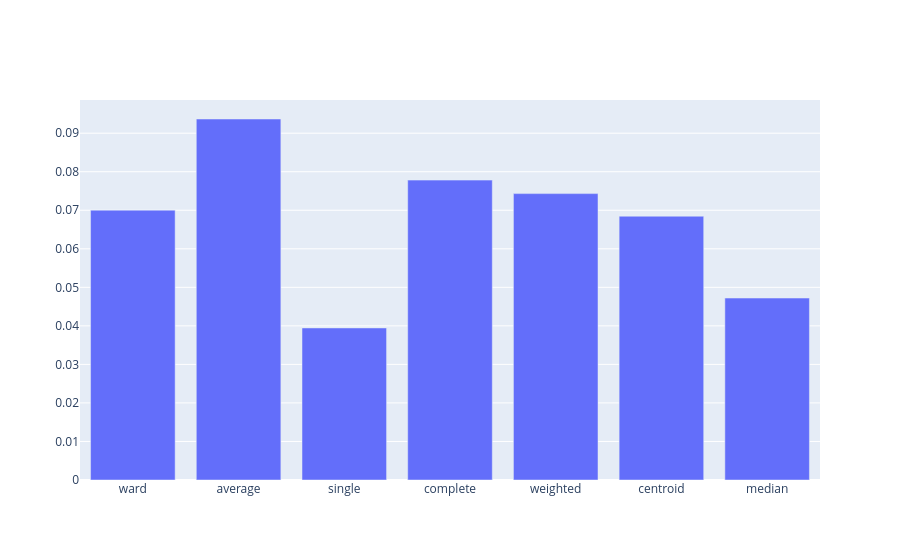

Here is the notebook cell this chart was saved with:
### Code cell
from scipy.cluster.hierarchy import dendrogram
from scipy.cluster import hierarchy
from sklearn.cluster import AgglomerativeClustering
from scipy.spatial.distance import pdist
import plotly.graph_objects as go

Z = hierarchy.linkage(df_category_reviews, 'ward')

c, coph_dists = hierarchy.cophenet(Z, pdist(df_category_reviews, 'hamming'))

ward = c


A = hierarchy.linkage(df_category_reviews,'average')

c, coph_dists = hierarchy.cophenet(A, pdist(df_category_reviews, 'hamming'))

average = c


B = hierarchy.linkage(df_category_reviews,'single')

c, coph_dists = hierarchy.cophenet(B, pdist(df_category_reviews, 'hamming'))

single = c


C = hierarchy.linkage(df_category_reviews,'complete')

c, coph_dists = hierarchy.cophenet(C, pdist(df_category_reviews, 'hamming'))

complete = c


D = hierarchy.linkage(df_category_reviews,'weighted')

c, coph_dists = hierarchy.cophenet(D, pdist(df_category_reviews, 'hamming'))

weighted = c


E = hierarchy.linkage(df_category_reviews,'centroid')

c, coph_dists = hierarchy.cophenet(E, pdist(df_category_reviews, 'hamming'))

centroid = c

F = hierarchy.linkage(df_category_reviews,'median')

c, coph_dists = hierarchy.cophenet(F, pdist(df_category_reviews, 'hamming'))

median = c


metrics=['ward', 'average', 'single', 'complete', 'weighted', 'centroid', 'median']


fig = go.Figure([go.Bar(x=metrics, y=[ward, average, single, complete, weighted, centroid, median])])
fig.show()

### Figure 1 — Plotly figure (JSON) as saved in the notebook; plotly's stock layout.template omitted (floating-point values rounded to 4 significant figures)
{"data": [{"type": "bar", "x": ["ward", "average", "single", "complete", "weighted", "centroid", "median"], "y": [0.07003, 0.09368, 0.03946, 0.07782, 0.07432, 0.06846, 0.04722]}], "layout": {}}
